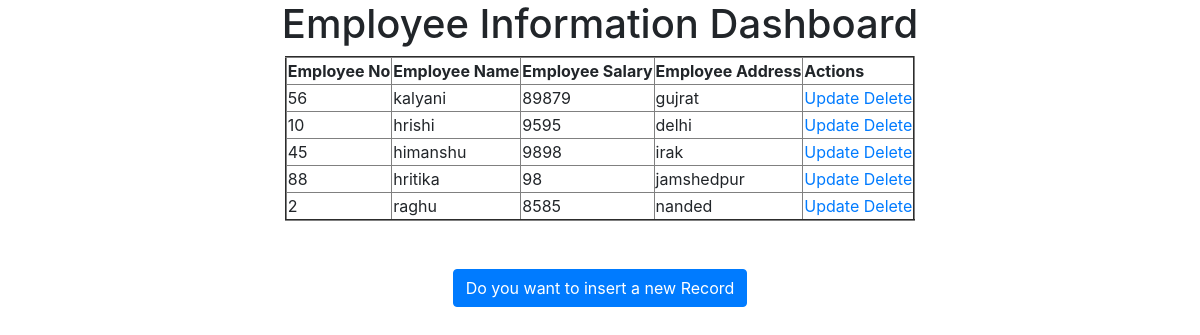
The app's page /redirect/ with its own data.
### cruApp/models.py (models this page shows)
class Employee(models.Model):
    eno = models.IntegerField()
    ename = models.CharField(max_length=64)
    esal = models.IntegerField()
    eaddr = models.CharField(max_length=256)

### cruApp/views.py (the view)
# urls.py: path('redirect/',views.retrive_view),
def retrive_view(request):
    list = Employee.objects.all()
    return render(request,'cruApp/index.html',{'list':list})

### templates/cruApp/index.html
<!DOCTYPE html>
{% extends 'cruApp/base.html' %}
    {% block body_block %}
       <h1>Employee Information Dashboard</h1>
       <table border="2">
           <thead>
               <th>Employee No</th>
               <th>Employee Name</th>
               <th>Employee Salary</th>
               <th>Employee Address</th>
               <th>Actions</th>
           </thead>
           {% for l in list %}
           <tr>
               <td>{{l.eno}}</td>
               <td>{{l.ename}}</td>
               <td>{{l.esal}}</td>
               <td>{{l.eaddr}}</td>
               <td>
                   <a href="/update/{{l.id}}">Update</a>
                   <a href="/delete/{{l.id}}">Delete</a>
               </td>
           </tr>
           {% endfor %}
       </table><br><br>
        <a class="btn btn-primary" href="/">Do you want to insert a new Record</a>
    {% endblock %}

### templates/cruApp/base.html (shortened to what this page needs)
<!DOCTYPE html>
<html lang="en">
<head>
    <link rel="stylesheet" href="https://stackpath.bootstrapcdn.com/bootstrap/4.4.1/css/bootstrap.min.css">
</head>
<body>
<div class="container" align="center">
    {% block body_block %}
    {% endblock %}
</div>
</body>
</html>

### records on screen
Employee: eno "56", ename "kalyani", esal "89879", eaddr "gujrat"
Employee: eno "10", ename "hrishi", esal "9595", eaddr "delhi"
Employee: eno "45", ename "himanshu", esal "9898", eaddr "irak"
Employee: eno "88", ename "hritika", esal "98", eaddr "jamshedpur"
Employee: eno "2", ename "raghu", esal "8585", eaddr "nanded"
